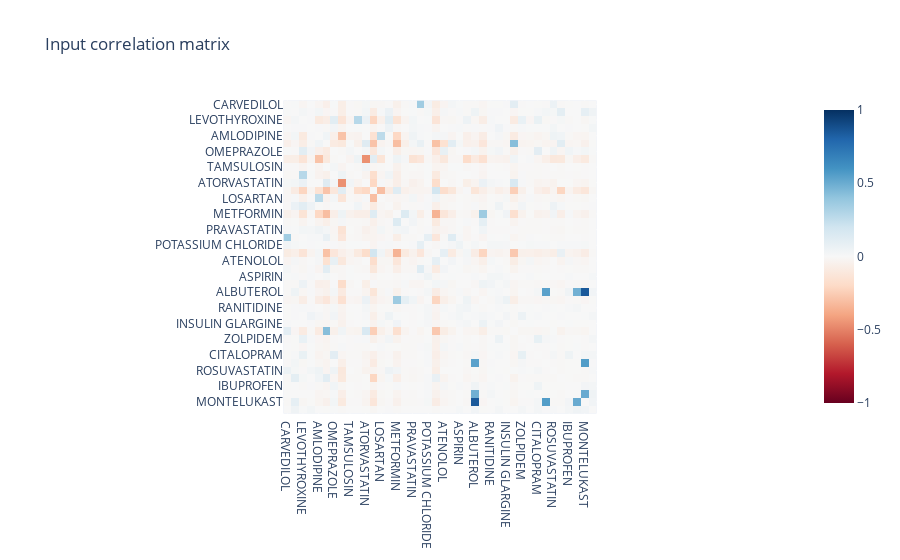
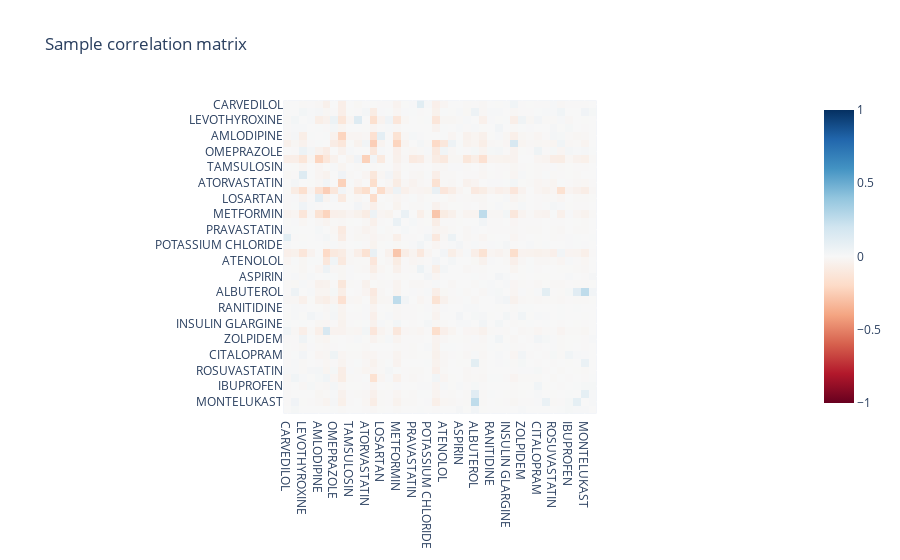
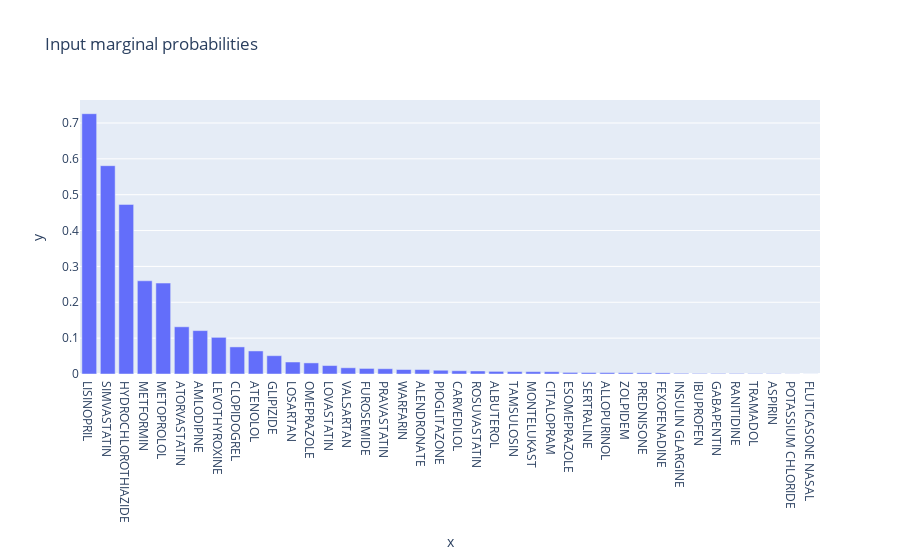
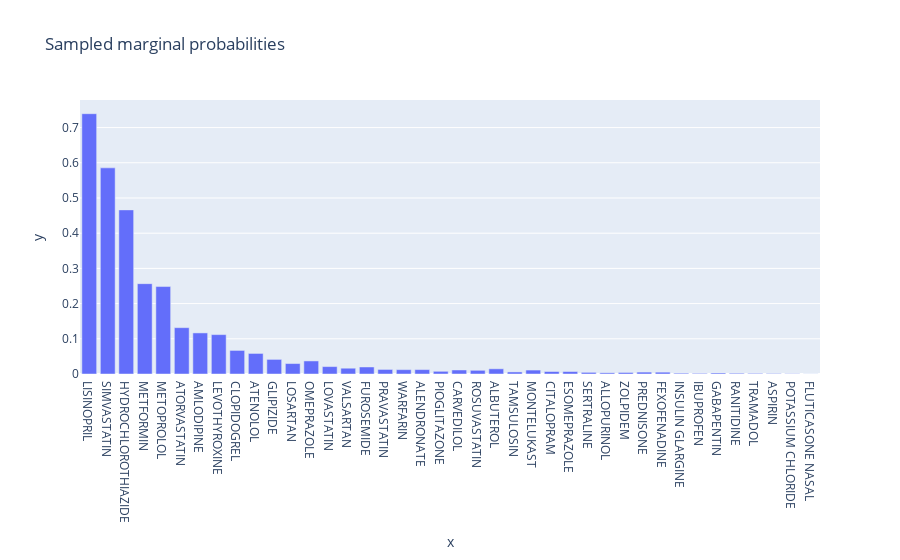

The code cell stored with these charts, in order, in its notebook:
### Code cell
sample.astype(int)

visualize(sample)

### Figure 1 — Plotly figure (JSON) as saved in the notebook; plotly's stock layout.template omitted (floating-point values rounded to 4 significant figures; data arrays with more than 128 entries replaced by an {"elided": "..."} marker saying what was removed)
{"data": [{"coloraxis": "coloraxis", "hovertemplate": "x: %{x}<br>y: %{y}<br>color: %{z}<extra></extra>", "name": "0", "type": "heatmap", "x": ["CARVEDILOL", "ESOMEPRAZOLE", "LEVOTHYROXINE", "TRAMADOL", "AMLODIPINE", "METOPROLOL", "OMEPRAZOLE", "SIMVASTATIN", "TAMSULOSIN", "ALENDRONATE", "ATORVASTATIN", "LISINOPRIL", "LOSARTAN", "SERTRALINE", "METFORMIN", "PIOGLITAZONE", "PRAVASTATIN", "FUROSEMIDE", "POTASSIUM CHLORIDE", "HYDROCHLOROTHIAZIDE", "ATENOLOL", "WARFARIN", "ASPIRIN", "LOVASTATIN", "ALBUTEROL", "GLIPIZIDE", "RANITIDINE", "GABAPENTIN", "INSULIN GLARGINE", "CLOPIDOGREL", "ZOLPIDEM", "ALLOPURINOL", "CITALOPRAM", "PREDNISONE", "ROSUVASTATIN", "VALSARTAN", "IBUPROFEN", "FEXOFENADINE", "MONTELUKAST", "FLUTICASONE NASAL"], "xaxis": "x", "y": ["CARVEDILOL", "ESOMEPRAZOLE", "LEVOTHYROXINE", "TRAMADOL", "AMLODIPINE", "METOPROLOL", "OMEPRAZOLE", "SIMVASTATIN", "TAMSULOSIN", "ALENDRONATE", "ATORVASTATIN", "LISINOPRIL", "LOSARTAN", "SERTRALINE", "METFORMIN", "PIOGLITAZONE", "PRAVASTATIN", "FUROSEMIDE", "POTASSIUM CHLORIDE", "HYDROCHLOROTHIAZIDE", "ATENOLOL", "WARFARIN", "ASPIRIN", "LOVASTATIN", "ALBUTEROL", "GLIPIZIDE", "RANITIDINE", "GABAPENTIN", "INSULIN GLARGINE", "CLOPIDOGREL", "ZOLPIDEM", "ALLOPURINOL", "CITALOPRAM", "PREDNISONE", "ROSUVASTATIN", "VALSARTAN", "IBUPROFEN", "FEXOFENADINE", "MONTELUKAST", "FLUTICASONE NASAL"], "yaxis": "y", "z": {"elided": "40x40 float values"}}], "layout": {"coloraxis": {"cmax": 1, "cmin": -1, "colorscale": [[0, "rgb(103,0,31)"], [0.1, "rgb(178,24,43)"], [0.2, "rgb(214,96,77)"], [0.3, "rgb(244,165,130)"], [0.4, "rgb(253,219,199)"], [0.5, "rgb(247,247,247)"], [0.6, "rgb(209,229,240)"], [0.7, "rgb(146,197,222)"], [0.8, "rgb(67,147,195)"], [0.9, "rgb(33,102,172)"], [1, "rgb(5,48,97)"]]}, "title": {"text": "Input correlation matrix"}, "xaxis": {"anchor": "y", "constrain": "domain", "domain": [0, 1], "scaleanchor": "y"}, "yaxis": {"anchor": "x", "autorange": "reversed", "constrain": "domain", "domain": [0, 1]}}}

### Figure 2 — Plotly figure (JSON) as saved in the notebook; plotly's stock layout.template omitted (floating-point values rounded to 4 significant figures; data arrays with more than 128 entries replaced by an {"elided": "..."} marker saying what was removed)
{"data": [{"coloraxis": "coloraxis", "hovertemplate": "x: %{x}<br>y: %{y}<br>color: %{z}<extra></extra>", "name": "0", "type": "heatmap", "x": ["CARVEDILOL", "ESOMEPRAZOLE", "LEVOTHYROXINE", "TRAMADOL", "AMLODIPINE", "METOPROLOL", "OMEPRAZOLE", "SIMVASTATIN", "TAMSULOSIN", "ALENDRONATE", "ATORVASTATIN", "LISINOPRIL", "LOSARTAN", "SERTRALINE", "METFORMIN", "PIOGLITAZONE", "PRAVASTATIN", "FUROSEMIDE", "POTASSIUM CHLORIDE", "HYDROCHLOROTHIAZIDE", "ATENOLOL", "WARFARIN", "ASPIRIN", "LOVASTATIN", "ALBUTEROL", "GLIPIZIDE", "RANITIDINE", "GABAPENTIN", "INSULIN GLARGINE", "CLOPIDOGREL", "ZOLPIDEM", "ALLOPURINOL", "CITALOPRAM", "PREDNISONE", "ROSUVASTATIN", "VALSARTAN", "IBUPROFEN", "FEXOFENADINE", "MONTELUKAST", "FLUTICASONE NASAL"], "xaxis": "x", "y": ["CARVEDILOL", "ESOMEPRAZOLE", "LEVOTHYROXINE", "TRAMADOL", "AMLODIPINE", "METOPROLOL", "OMEPRAZOLE", "SIMVASTATIN", "TAMSULOSIN", "ALENDRONATE", "ATORVASTATIN", "LISINOPRIL", "LOSARTAN", "SERTRALINE", "METFORMIN", "PIOGLITAZONE", "PRAVASTATIN", "FUROSEMIDE", "POTASSIUM CHLORIDE", "HYDROCHLOROTHIAZIDE", "ATENOLOL", "WARFARIN", "ASPIRIN", "LOVASTATIN", "ALBUTEROL", "GLIPIZIDE", "RANITIDINE", "GABAPENTIN", "INSULIN GLARGINE", "CLOPIDOGREL", "ZOLPIDEM", "ALLOPURINOL", "CITALOPRAM", "PREDNISONE", "ROSUVASTATIN", "VALSARTAN", "IBUPROFEN", "FEXOFENADINE", "MONTELUKAST", "FLUTICASONE NASAL"], "yaxis": "y", "z": {"elided": "40x40 float values"}}], "layout": {"coloraxis": {"cmax": 1, "cmin": -1, "colorscale": [[0, "rgb(103,0,31)"], [0.1, "rgb(178,24,43)"], [0.2, "rgb(214,96,77)"], [0.3, "rgb(244,165,130)"], [0.4, "rgb(253,219,199)"], [0.5, "rgb(247,247,247)"], [0.6, "rgb(209,229,240)"], [0.7, "rgb(146,197,222)"], [0.8, "rgb(67,147,195)"], [0.9, "rgb(33,102,172)"], [1, "rgb(5,48,97)"]]}, "title": {"text": "Sample correlation matrix"}, "xaxis": {"anchor": "y", "constrain": "domain", "domain": [0, 1], "scaleanchor": "y"}, "yaxis": {"anchor": "x", "autorange": "reversed", "constrain": "domain", "domain": [0, 1]}}}

### Figure 3 — Plotly figure (JSON) as saved in the notebook; plotly's stock layout.template omitted (floating-point values rounded to 4 significant figures)
{"data": [{"hovertemplate": "x=%{x}<br>y=%{y}<extra></extra>", "legendgroup": "", "marker": {"color": "#636efa", "pattern": {"shape": ""}}, "name": "", "orientation": "v", "showlegend": false, "textposition": "auto", "type": "bar", "x": ["LISINOPRIL", "SIMVASTATIN", "HYDROCHLOROTHIAZIDE", "METFORMIN", "METOPROLOL", "ATORVASTATIN", "AMLODIPINE", "LEVOTHYROXINE", "CLOPIDOGREL", "ATENOLOL", "GLIPIZIDE", "LOSARTAN", "OMEPRAZOLE", "LOVASTATIN", "VALSARTAN", "FUROSEMIDE", "PRAVASTATIN", "WARFARIN", "ALENDRONATE", "PIOGLITAZONE", "CARVEDILOL", "ROSUVASTATIN", "ALBUTEROL", "TAMSULOSIN", "MONTELUKAST", "CITALOPRAM", "ESOMEPRAZOLE", "SERTRALINE", "ALLOPURINOL", "ZOLPIDEM", "PREDNISONE", "FEXOFENADINE", "INSULIN GLARGINE", "IBUPROFEN", "GABAPENTIN", "RANITIDINE", "TRAMADOL", "ASPIRIN", "POTASSIUM CHLORIDE", "FLUTICASONE NASAL"], "xaxis": "x", "y": [0.7259, 0.5809, 0.4729, 0.2599, 0.2536, 0.1316, 0.121, 0.1023, 0.07556, 0.06427, 0.05106, 0.03342, 0.03095, 0.02356, 0.01735, 0.01554, 0.01472, 0.01252, 0.01241, 0.01049, 0.009095, 0.00846, 0.007308, 0.006704, 0.006558, 0.006355, 0.004443, 0.004126, 0.00398, 0.003636, 0.003235, 0.003162, 0.001927, 0.001563, 0.001558, 0.001516, 0.001083, 0.0008803, 0.0003751, 0.0001511], "yaxis": "y"}], "layout": {"barmode": "relative", "legend": {"tracegroupgap": 0}, "title": {"text": "Input marginal probabilities"}, "xaxis": {"anchor": "y", "domain": [0, 1], "title": {"text": "x"}}, "yaxis": {"anchor": "x", "domain": [0, 1], "title": {"text": "y"}}}}

### Figure 4 — Plotly figure (JSON) as saved in the notebook; plotly's stock layout.template omitted (floating-point values rounded to 4 significant figures)
{"data": [{"hovertemplate": "x=%{x}<br>y=%{y}<extra></extra>", "legendgroup": "", "marker": {"color": "#636efa", "pattern": {"shape": ""}}, "name": "", "orientation": "v", "showlegend": false, "textposition": "auto", "type": "bar", "x": ["LISINOPRIL", "SIMVASTATIN", "HYDROCHLOROTHIAZIDE", "METFORMIN", "METOPROLOL", "ATORVASTATIN", "AMLODIPINE", "LEVOTHYROXINE", "CLOPIDOGREL", "ATENOLOL", "GLIPIZIDE", "LOSARTAN", "OMEPRAZOLE", "LOVASTATIN", "VALSARTAN", "FUROSEMIDE", "PRAVASTATIN", "WARFARIN", "ALENDRONATE", "PIOGLITAZONE", "CARVEDILOL", "ROSUVASTATIN", "ALBUTEROL", "TAMSULOSIN", "MONTELUKAST", "CITALOPRAM", "ESOMEPRAZOLE", "SERTRALINE", "ALLOPURINOL", "ZOLPIDEM", "PREDNISONE", "FEXOFENADINE", "INSULIN GLARGINE", "IBUPROFEN", "GABAPENTIN", "RANITIDINE", "TRAMADOL", "ASPIRIN", "POTASSIUM CHLORIDE", "FLUTICASONE NASAL"], "xaxis": "x", "y": [0.7394, 0.5856, 0.4662, 0.2566, 0.2484, 0.1316, 0.1167, 0.1119, 0.06697, 0.05841, 0.04146, 0.02969, 0.03709, 0.02104, 0.01645, 0.01993, 0.01294, 0.01237, 0.01252, 0.00763, 0.01144, 0.0105, 0.01477, 0.00585, 0.01118, 0.00708, 0.00695, 0.00466, 0.00337, 0.00436, 0.00539, 0.00524, 0.00228, 0.00179, 0.0029, 0.0021, 0.00172, 0.00136, 0.00078, 0.00021], "yaxis": "y"}], "layout": {"barmode": "relative", "legend": {"tracegroupgap": 0}, "title": {"text": "Sampled marginal probabilities"}, "xaxis": {"anchor": "y", "categoryarray": ["LISINOPRIL", "SIMVASTATIN", "HYDROCHLOROTHIAZIDE", "METFORMIN", "METOPROLOL", "ATORVASTATIN", "AMLODIPINE", "LEVOTHYROXINE", "CLOPIDOGREL", "ATENOLOL", "GLIPIZIDE", "LOSARTAN", "OMEPRAZOLE", "LOVASTATIN", "VALSARTAN", "FUROSEMIDE", "PRAVASTATIN", "WARFARIN", "ALENDRONATE", "PIOGLITAZONE", "CARVEDILOL", "ROSUVASTATIN", "ALBUTEROL", "TAMSULOSIN", "MONTELUKAST", "CITALOPRAM", "ESOMEPRAZOLE", "SERTRALINE", "ALLOPURINOL", "ZOLPIDEM", "PREDNISONE", "FEXOFENADINE", "INSULIN GLARGINE", "IBUPROFEN", "GABAPENTIN", "RANITIDINE", "TRAMADOL", "ASPIRIN", "POTASSIUM CHLORIDE", "FLUTICASONE NASAL"], "categoryorder": "array", "domain": [0, 1], "title": {"text": "x"}}, "yaxis": {"anchor": "x", "domain": [0, 1], "title": {"text": "y"}}}}
